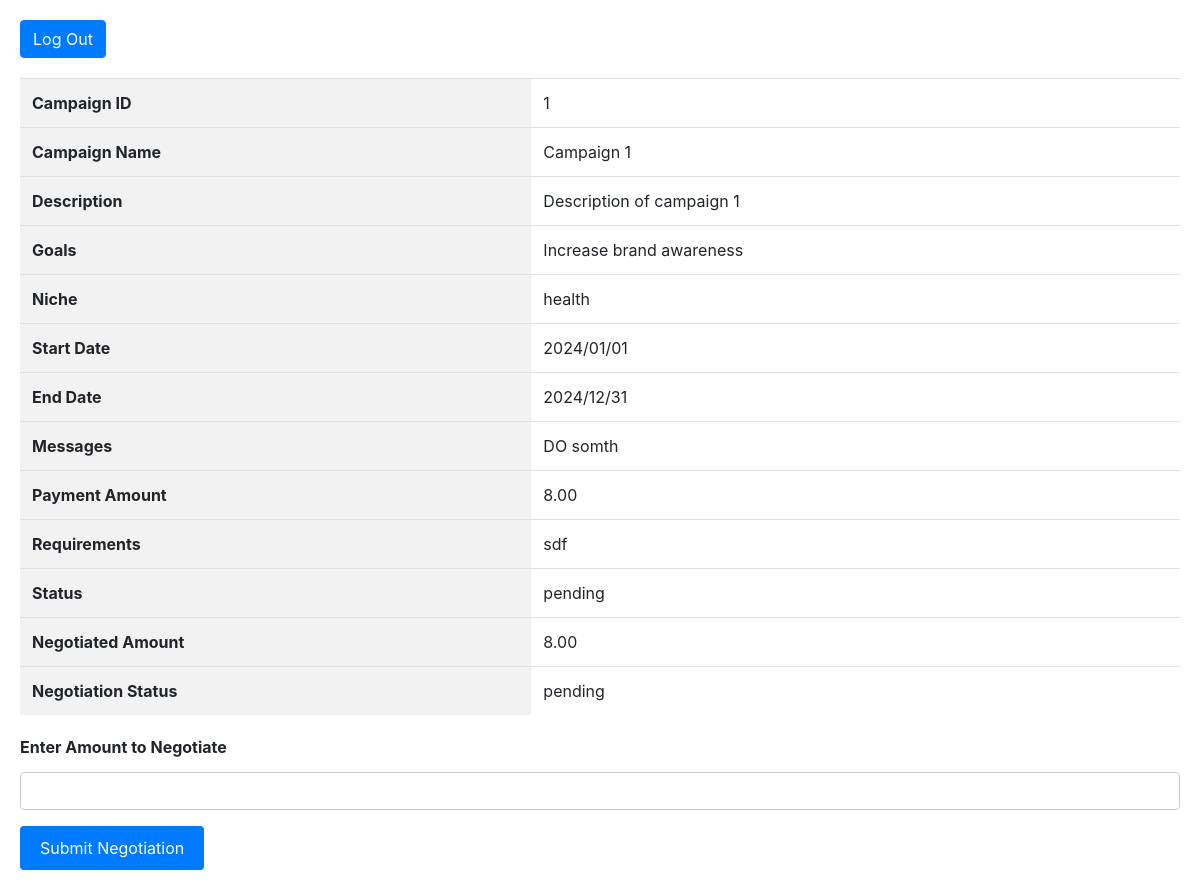
Screenshot of /influencer/nego_adrequest/9 (signed in) with the database file from the repository.
### models.py (models this page shows, shortened)
class Campaign(db.Model):
    __tablename__ = "campaigns"
    campaign_id = db.Column(db.Integer, primary_key=True, autoincrement=True)
    sponsor_id = db.Column(
        db.Integer, db.ForeignKey("sponsors.sponsor_id"), nullable=False
    )
    name = db.Column(db.String(255), nullable=False)
    description = db.Column(db.Text, nullable=False)
    start_date = db.Column(db.Date)
    end_date = db.Column(db.Date)
    budget = db.Column(db.Numeric(10, 2), nullable=False)
    visibility = db.Column(db.Enum("public", "private"), default="public")
    goals = db.Column(db.Text, nullable=False)
    niche = db.Column(db.String(255), nullable=False)
    ad_requests = db.relationship("AdRequest", backref="campaign", lazy=True)
    campaign_flags = db.relationship("CampaignFlag", backref="campaign", lazy=True)

class AdRequest(db.Model):
    __tablename__ = "ad_requests"
    ad_request_id = db.Column(db.Integer, primary_key=True, autoincrement=True)
    campaign_id = db.Column(
        db.Integer, db.ForeignKey("campaigns.campaign_id"), nullable=False
    )
    influencer_id = db.Column(
        db.Integer, db.ForeignKey("influencers.influencer_id"), nullable=False
    )
    requirements = db.Column(db.Text)
    payment_amount = db.Column(db.Numeric(10, 2))
    status = db.Column(
        db.Enum("pending", "accepted", "rejected", "negotiation"), default="pending"
    )
    messages = db.Column(db.Text)
    negotiations = db.relationship("Negotiation", backref="ad_request", lazy=True)

### influencer.py (the view, shortened to what this page needs)
@influencer.route("/nego_adrequest/<int:adrequest_id>", methods=["GET", "POST"])
def nego_adrequest(adrequest_id):
    if "user_name" in session and "role" in session:
        if session["role"] == "influencer":
            user_id = session["user_id"]
            influencer_id = (
                Influencer.query.filter_by(user_id=user_id).first().influencer_id
            )
            data = helper.get_influencer_campaigns(influencer_id)
            show_info = None
            for d in data:
                if d["ad_request_id"] == adrequest_id:
                    show_info = d
                    break
            if (
                show_info["negotiation_status"] == "accepted"
                and show_info["status"] == "accepted"
            ):
                flash("You have Already Accepted the Ad Request !! ", "failure")
                return redirect(url_for("influencer.login"))
            elif show_info["negotiation_status"] == "rejected":
                flash("You have Already Rejected the Ad Request !! ", "failure")
                return redirect(url_for("influencer.login"))
            return render_template("influencer_nego.html", show_info=show_info)
    flash("Please Login !", "faliled")
    return redirect(url_for("influencer.login"))

### app.py (called while the page is built)
@app.before_request
def create_tables():
    init_db(app)

### models.py (called while the page is built, shortened)
def init_db(app):
    with app.app_context():
        db.create_all()

### templates/influencer_nego.html (shortened to what this page needs)
<!DOCTYPE html>
<html lang="en">
<head>
    <link href="https://maxcdn.bootstrapcdn.com/bootstrap/4.5.2/css/bootstrap.min.css" rel="stylesheet">
</head>
<body>
    <nav>
        <button class="btn btn-primary" onclick="location.href='/logout'">Log Out</button>
    </nav>
    <table class="table">
        <tr>
            <th>Campaign ID</th>
            <td>{{ show_info.campaign_id }}</td>
        </tr>
        <tr>
            <th>Campaign Name</th>
            <td>{{ show_info.campaign_name }}</td>
        </tr>
        <tr>
            <th>Description</th>
            <td>{{ show_info.description }}</td>
        </tr>
        <tr>
            <th>Goals</th>
            <td>{{ show_info.goals }}</td>
        </tr>
        <tr>
            <th>Niche</th>
            <td>{{ show_info.niche }}</td>
        </tr>
        <tr>
            <th>Start Date</th>
            <td>{{ show_info.start_date }}</td>
        </tr>
        <tr>
            <th>End Date</th>
            <td>{{ show_info.end_date }}</td>
        </tr>
        <tr>
            <th>Messages</th>
            <td>{{ show_info.messages }}</td>
        </tr>
        <tr>
            <th>Payment Amount</th>
            <td>{{ show_info.payment_amount }}</td>
        </tr>
        <tr>
            <th>Requirements</th>
            <td>{{ show_info.requirements }}</td>
        </tr>
        <tr>
            <th>Status</th>
            <td>{{ show_info.status }}</td>
        </tr>
        <tr>
            <th>Negotiated Amount</th>
            <td>{{ show_info.negotiated_amount }}</td>
        </tr>
        <tr>
            <th>Negotiation Status</th>
            <td>{{ show_info.negotiation_status }}</td>
        </tr>
    </table>
    <form method="POST" action="{{ url_for('influencer.nego_adrequest', adrequest_id=show_info.ad_request_id) }}">
        <div class="form-group">
            <label for="nego_amount">Enter Amount to Negotiate</label>
            <input type="number" class="form-control" id="nego_amount" name="nego_amount" required>
        </div>
        <button type="submit" class="btn btn-primary">Submit Negotiation</button>
    </form>
</body>
</html>

### templates/influencer_nego.html (style rules this page uses)
body { padding: 20px; }
nav { margin-bottom: 20px; }
table { margin-top: 20px; width: 100%; }
th, td { padding: 10px; text-align: left; }
th { background-color: #f2f2f2; }
form { margin-top: 20px; }
label { font-weight: bold; }
input[type="number"] { width: 100%; padding: 10px; margin-top: 5px; margin-bottom: 15px; border: 1px solid #ccc; border-radius: 4px; box-sizing: border-box; }
button[type="submit"] { padding: 10px 20px; background-color: #007bff; color: #fff; border: none; border-radius: 4px; cursor: pointer; }

### rows the page displays
Campaign: campaign_name "Campaign 1", description "Description of campaign 1", goals "Increase brand awareness", niche "health"
AdRequest: messages "DO somth", requirements "sdf"

### other values shown
{{ show_info.campaign_id }} "1"
{{ show_info.start_date }} "2024/01/01"
{{ show_info.end_date }} "2024/12/31"
{{ show_info.payment_amount }} "8.00"
{{ show_info.status }} "pending"
{{ show_info.negotiated_amount }} "8.00"
{{ show_info.negotiation_status }} "pending"
